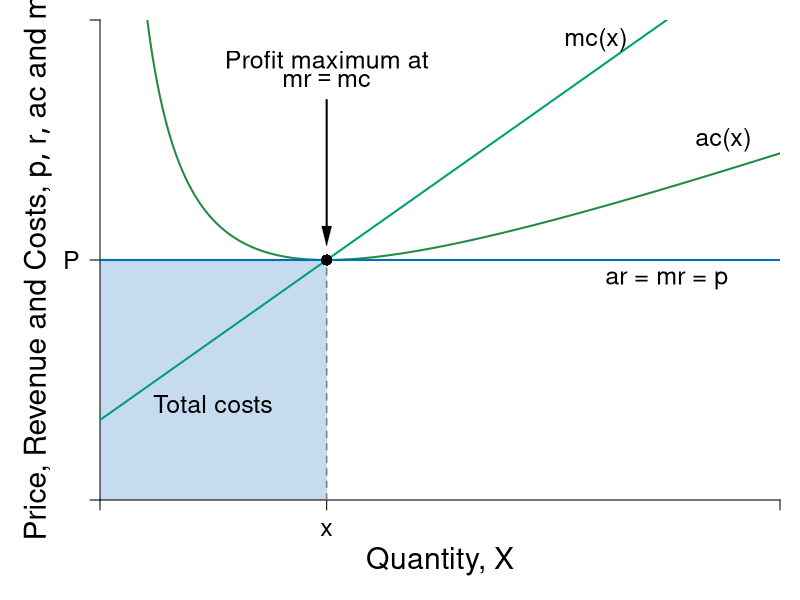

This figure's R source:
#Graph Designer: Simon Halliday
#Authors: Bowles and Halliday
#Title: Coordination, Conflict and Competition: A Text in Microeconomics

require(shape)
pdf(file = "firmmarketsupply/perf_comp_costs.pdf", width = 9, height = 7)

#Set parameters for graphics
pointsize <- 1.8
axislabelsize <- 1.8
labelsize <- 1.5
namesize <- 1.8
annotatesize <- 1.5
graphlinewidth <- 2
segmentlinewidth <- 1.5

COL <- c("#7fc97f", "#beaed4", "#fdc086", "#ffff99", "#386cb0", "#f0027f", "#bf5b17", "#666666")
COLA <- c("#e0f3db", "#99d8c9","#66c2a4","#41ae76", "#238b45", "#005824")
COLB <- c("#c6dbef", "#4eb3d3", "#2b8cbe", "#0868ac","#084081")
grays <- gray.colors(25, start = 1, end = 0)
CBCols <- c("#009E73","#0072B2","#E69F00")

#Edited the margins to cater for the larger LHS labels
par(mar =  c(5, 5, 1, 1))

AvgRevenue <- function(x, rmax = 12, xmax = 12){
  rmax - (rmax/xmax)*x
}

MRevenue <- function(x, rmax = 12, xmax = 12){
  rmax - 2*(rmax/xmax)*x
}

TotCost <- function(x, c0 = 8, c1 = 2, c2 = 0.5){
  c0 + c1*x + c2*(x^2)
}

AvgCost <- function(x, c0 = 8, c1 = 2, c2 = 0.5){
#  TotCost(x) / x
  c0 / x + c1 + c2*x
}

MCost <- function(x, c0 = 8, c1 = 2, c2 = 0.5){
# deriv(TotCost(x), x)
  c1 + 2*c2*x
}

xlims <- c(0, 12)
ylims <- c(0, 12)

npts <- 501 
x <- seq(xlims[1], xlims[2], length.out = npts)
y <- seq(ylims[1], ylims[2], length.out = npts) 
a <- c(13, 16.75, 19.25)

plot(0, 0, xlim = xlims, ylim = ylims, type = "n",
     xlab = expression(paste("")),
     ylab = expression(paste("")), 
     xaxt = "n", 
     yaxt = "n", 
     cex.lab = axislabelsize, 
     bty = "n",
     xaxs="i", 
     yaxs="i")

# ticksy <- seq(from = ylims[1], to = ylims[2], by = 1)
# ylabels <- seq(from = ylims[1], to = ylims[2], by = 1)
# ticksx <- seq(from = xlims[1], to = xlims[2], by = 1)
# xlabels <- seq(from = xlims[1], to = xlims[2], by = 1)
ticksy <- c(0, 6, NA, ylims[2])
ylabels <- c(NA, expression(paste(P)), NA, NA)
ticksx <- c(0, 4, NA, xlims[2])
xlabels <- c(NA, expression(paste(x)), NA, NA)

npts <- 500 
xx1 <- seq(xlims[1], xlims[2], length.out = npts)
xx3 <- seq(2, 6, length.out = npts)

# Draw the polygon for profit
xpoly1 <- c(0, 0, 4, 4, 0)
ypoly1 <- c(0, min(AvgCost(xx1)), min(AvgCost(xx1)), 0, 0)
polygon(x = xpoly1, y = ypoly1, col=COLB[1],density=NULL, border = NA)

axis(1, at = ticksx, pos = 0, labels = xlabels, cex.axis=labelsize)
axis(2, at = ticksy, pos = 0, labels = ylabels, las = 1,cex.axis=labelsize)

#Label the costs
text(2, 0.4*AvgCost(x = 4), expression("Total costs"), cex = labelsize)

#Draw the polygon for costs

#xpoly2 <- c(0, 4, 4, 0, 0)
#ypoly2 <- c(0, 0, 4, 0, 0)
#polygon(x = xpoly2, y = ypoly2, col=COLB[1], density=NULL, border = NA)

# lines(xx1, bcA(xx1, w = 10, p = 1.5), col = COLB[3], lwd = graphlinewidth)
# lines(xx1, AvgRevenue(xx1, rmax = 12, xmax = 12), col = COLB[5], lwd = graphlinewidth)
# lines(xx1, MRevenue(xx1, rmax = 12, xmax = 12), col = COLB[4], lwd = graphlinewidth)
lines(xx1, AvgCost(xx1), col = COLA[5], lwd = graphlinewidth)
lines(xx1, MCost(xx1), col = CBCols[1], lwd = graphlinewidth)

# Label the axes

# text(0.5*(xlims[2]), -1.8, expression(paste("Output, ", x)), xpd = TRUE, cex = axislabelsize) 
mtext(expression(paste("Quantity, ", X)), side=1, line = 3, cex = axislabelsize)
#mtext(expression(paste("Quantity of output, ", x)), side=1, line = 3, cex = axislabelsize)
text(-1.1, 0.5*ylims[2], expression(paste("Price, Revenue and Costs, ", list(p, r, ac), " and ", mc)), xpd = TRUE, cex = axislabelsize, srt = 90) 

#Label curves

text(10, 5.5, expression(paste("ar = mr = p")), cex = labelsize)
text(11, 9, expression(paste("ac(x)")), cex = labelsize)
text(8.75, 11.5, expression(paste("mc(x)")), cex = labelsize)

#Labels cost and profit areas (To be added)


#Draw segments for total costs

segments(0, 6, 4, 6,
         lty = 2, col = grays[20] , lwd = segmentlinewidth
         )
segments(4, 0, 4, 6,
         lty = 2, col = grays[20] , lwd = segmentlinewidth
)
segments(0, 6, xlims[2], 6,
         lty = 1, col = CBCols[2] , lwd = graphlinewidth
)

# Label Points for comparison

points(4, 6, pch = 16, col = "black", cex = 1.5)
# text(3.8, MRevenue(x = 4) - 0.4, expression(i), cex = labelsize)


# points(4, AvgRevenue(x = 4), pch = 16, col = "black", cex = 1.5)
# text(4.2, AvgRevenue(x = 4) + 0.4, expression(h), cex = labelsize)

# Arrows (Labels to be added)

text(4, 11, expression(paste("Profit maximum at")), cex = labelsize)
text(4, 10.5, expression(paste(mr == mc)), cex = labelsize)
shape::Arrows(4, 10, 4, 6.6, col = "black", lty = 1, lwd = 2, arr.type = "triangle", arr.lwd = 0.5)



dev.off()
